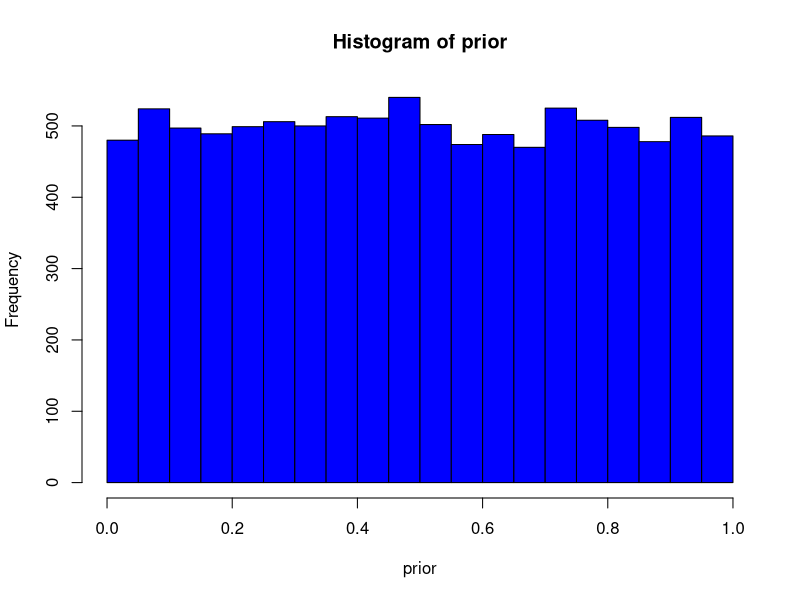
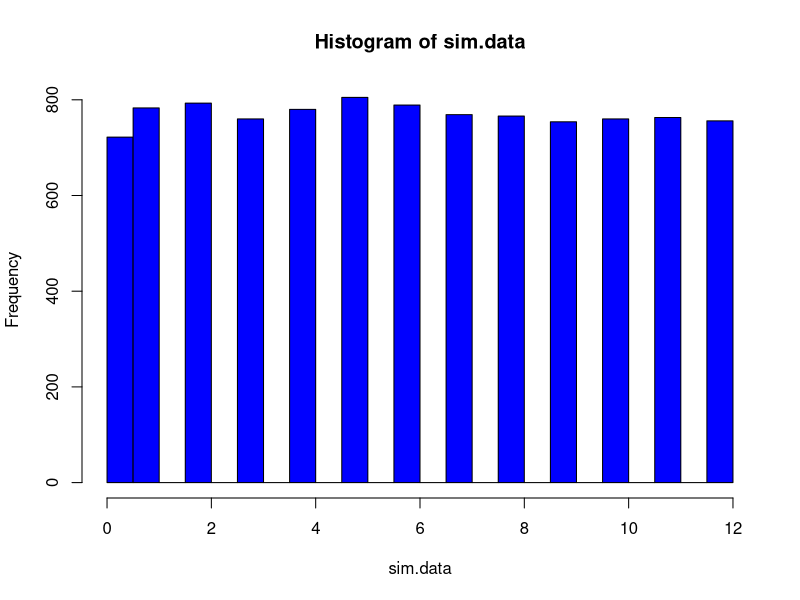
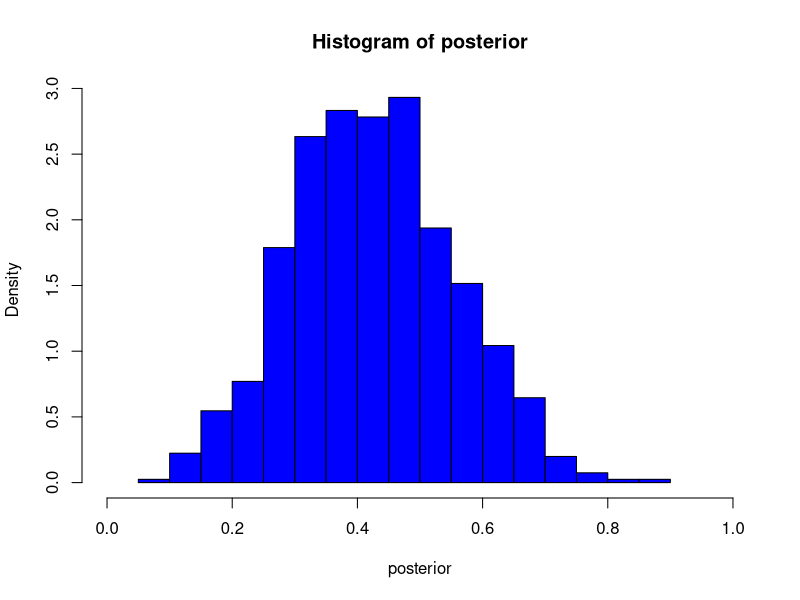

Here is the R script that generated these plots, in order:
##---- Generating random numbers ----##
##---- Normal distribution ----##
# dnorm(x, mean = 0, sd = 1, log = FALSE) ## density
# pnorm(q, mean = 0, sd = 1, lower.tail = TRUE, log.p = FALSE) ## distribution function
# qnorm(p, mean = 0, sd = 1, lower.tail = TRUE, log.p = FALSE) ## quntile function
# rnorm(5, mean = 0, sd = 1) ## generates random deviates
# set.seed(1)

##---- Other distributions ----##

##---- Bayesian data analysis ----##
# Here we will simulate a process based on binomial distribution
# Number of random draws from the prior
rand.draws <- 10000

prior <- runif(rand.draws, min=0, max=1) # Here you sample rand.drows from the prior  
hist(prior,col="blue") # This is how prior looks

# Here you define the model
model <- function(size, given.prob) {
  rbinom(1, size=size, prob=given.prob)
  ## generative model
}

# Here you simulate data using the parameters from the prior and the generative model
sim.data <- rep(NA,rand.draws)
for(i in 1:rand.draws) {
  sim.data[i] <- model(size=12, prior[i])
}
head(sim.data)
hist(sim.data,breaks=18,col="blue") # This is how sumulated data look like

# Here you filter off all draws that do not match the data.
posterior <- prior[sim.data==5] 

hist(posterior,probability = T, xlim=c(0,1), col="blue") # This is how the posterior looks like
length(posterior) # How many draw left after filtering (better more than 1000)
# Summarize the posterior: where a common summary is to take the mean or the median posterior, and perhaps a 95% quantile interval.
median(posterior)
sd(posterior)
sd(prior)
quantile(posterior, c(0.025, 0.975))